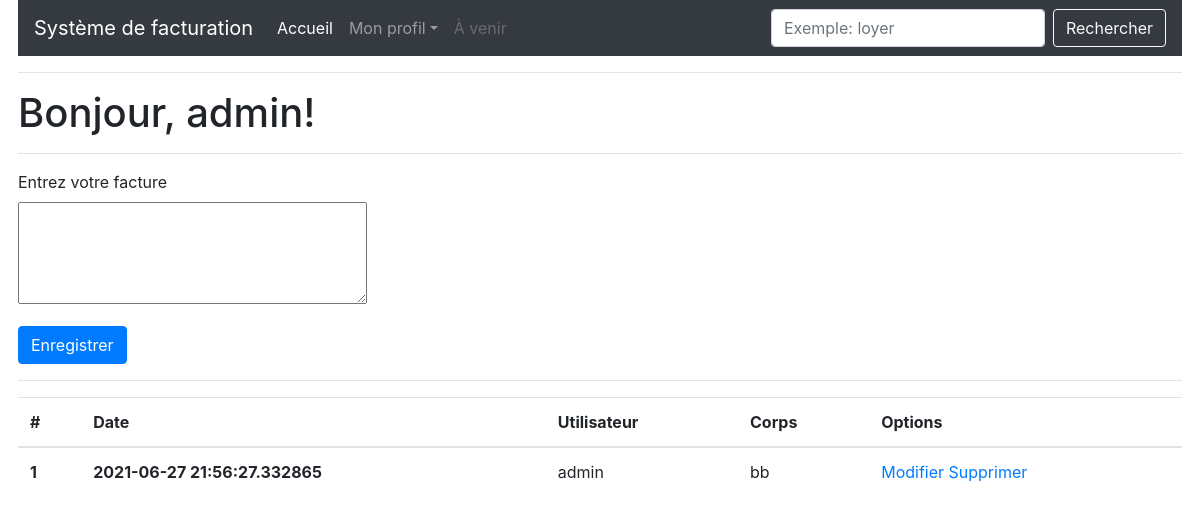
Before: /index (signed in) with the older database file.
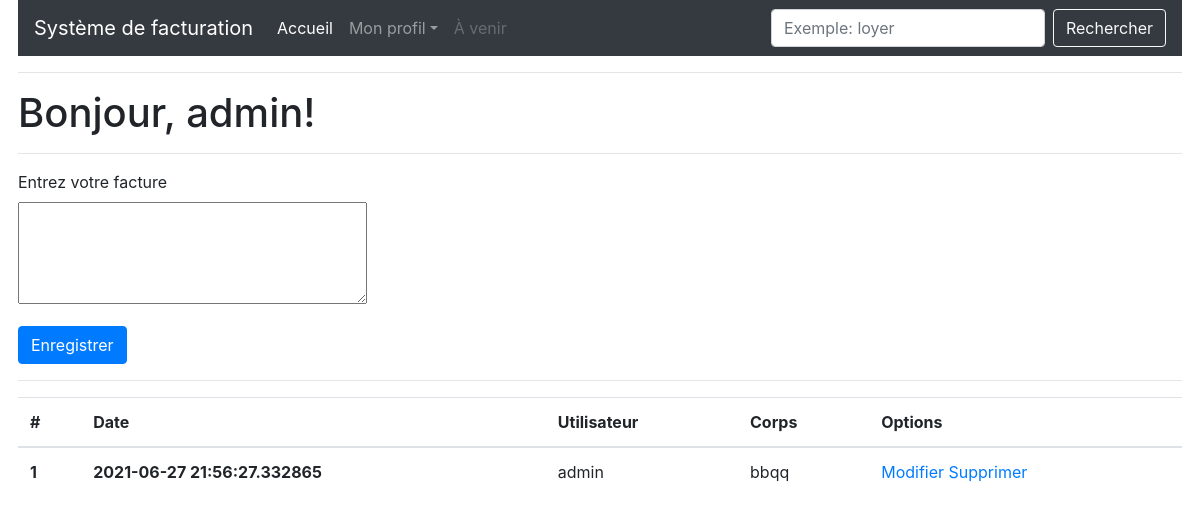
After: the same page with the newer database file.
### app/models.py (models this page shows, shortened)
class Facture(db.Model):
    id = db.Column(db.Integer, primary_key=True)
    body = db.Column(db.String(140))
    timestamp = db.Column(db.DateTime, index=True, default=datetime.utcnow)
    user_id = db.Column(db.Integer, db.ForeignKey('user.id'))

class User(UserMixin, db.Model):
    id = db.Column(db.Integer, primary_key=True)
    username = db.Column(db.String(64), index=True, unique=True)
    email = db.Column(db.String(120), index=True, unique=True)
    password_hash = db.Column(db.String(128))
    factures = db.relationship('Facture', backref='author', lazy='dynamic')
    about_me = db.Column(db.String(140))
    last_seen = db.Column(db.DateTime, default=datetime.utcnow)

### app/routes.py (the view)
@app.route('/index', methods=['GET', 'POST'])
@login_required
def index():
    form = FactureForm()
    if form.validate_on_submit():
        facture = Facture(body=form.body.data, author=current_user)
        db.session.add(facture)
        db.session.commit()
        flash('Votre facture a été ajoutée.')
        return redirect(url_for('index'))
    factures = Facture.query.filter_by(user_id=current_user.id).all()
    return render_template("index.html", title='Accueil', form=form, factures=factures)

### app/forms.py
class FactureForm(FlaskForm):
    body = TextAreaField('Entrez votre facture', validators=[DataRequired(message="Veuillez écrire entre 1 et 140 caractères"), Length(min=1, max=140)])
    submit = SubmitField('Enregistrer')

### app/models.py (called while the page is built)
@login.user_loader
def load_user(id):
    return User.query.get(int(id))

### app/routes.py (called while the page is built)
@app.before_request
def before_request():
    if current_user.is_authenticated:
        current_user.last_seen = datetime.utcnow()
        db.session.commit()

### app/templates/index.html (shortened to what this page needs)
{% extends "base.html" %}
{% block content %}
    <h1>Bonjour, {{ current_user.username }}!</h1>
    <hr>
    <form action="" method="post">
        <div class="form-group">
            {{ form.body.label }}<br>
            {{ form.body(cols=32, rows=4) }}<br>
        </div>
        {{ form.submit(class_="btn btn-primary") }}
    </form>
    <hr>
    <table class="table table-hover">
        <thead>
          <tr>
            <th scope="col">#</th>
            <th scope="col">Date</th>
            <th scope="col">Utilisateur</th>
            <th scope="col">Corps</th>
            <th scope="col">Options</th>
          </tr>
        </thead>
        <tbody>
    {% for facture in factures %}
        <tr>
            <th scope="row">{{ facture.id }}</th>
            <th>{{ facture.timestamp }}</th>
            <td>{{ facture.author.username }}</td>
            <td>{{ facture.body }}</td>
            <td>
                <a href="{{ url_for('update', facture_id=facture.id) }}">Modifier</a>
                <a href="{{ url_for('delete', facture_id=facture.id) }}">Supprimer</a>
            </td>
        </tr>
    {% endfor %}
        </tbody>
    </table>
{% endblock %}

Changed rows visible on the page:
changed Facture "admin": body "bb" → "bbqq"
